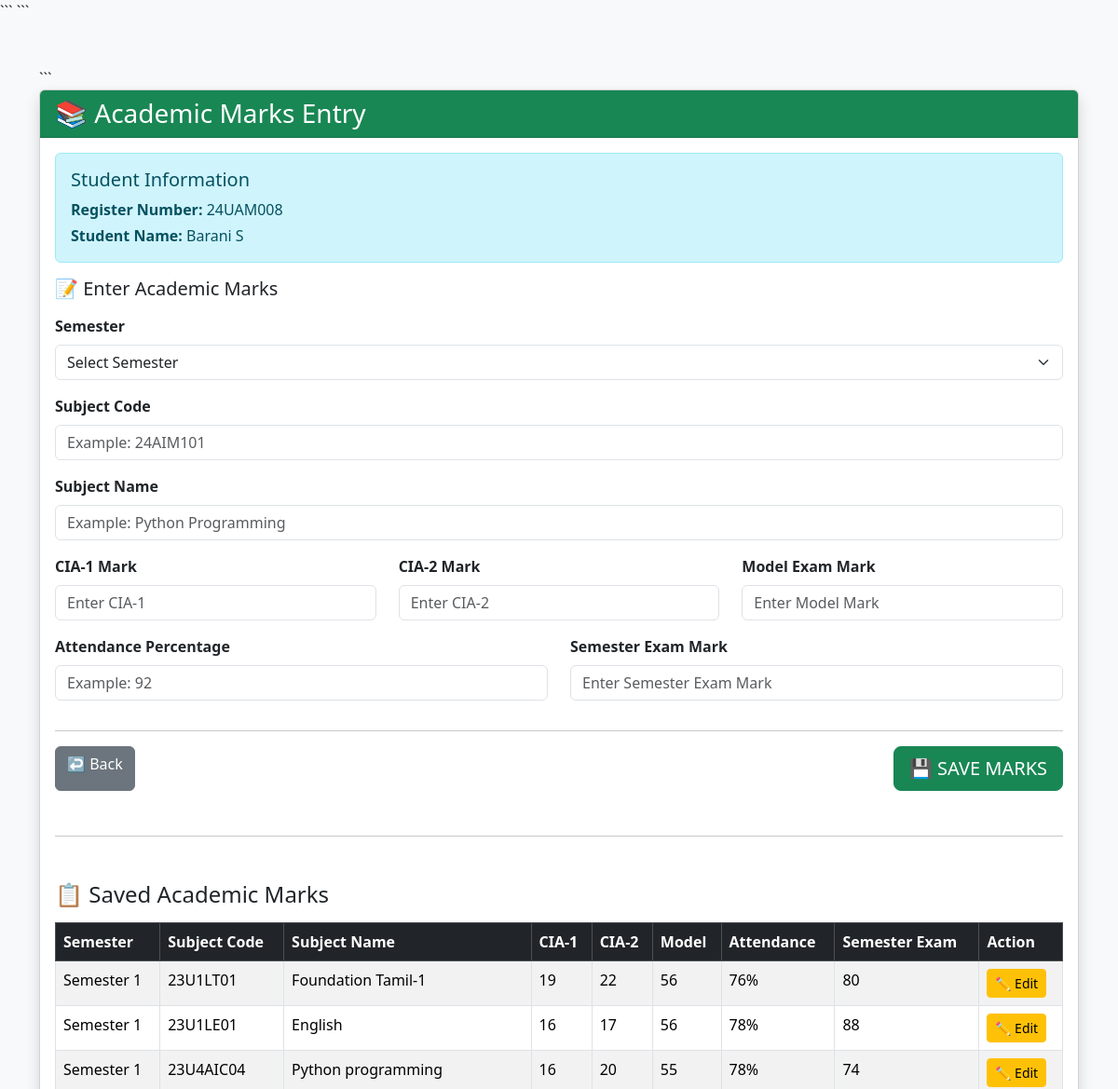
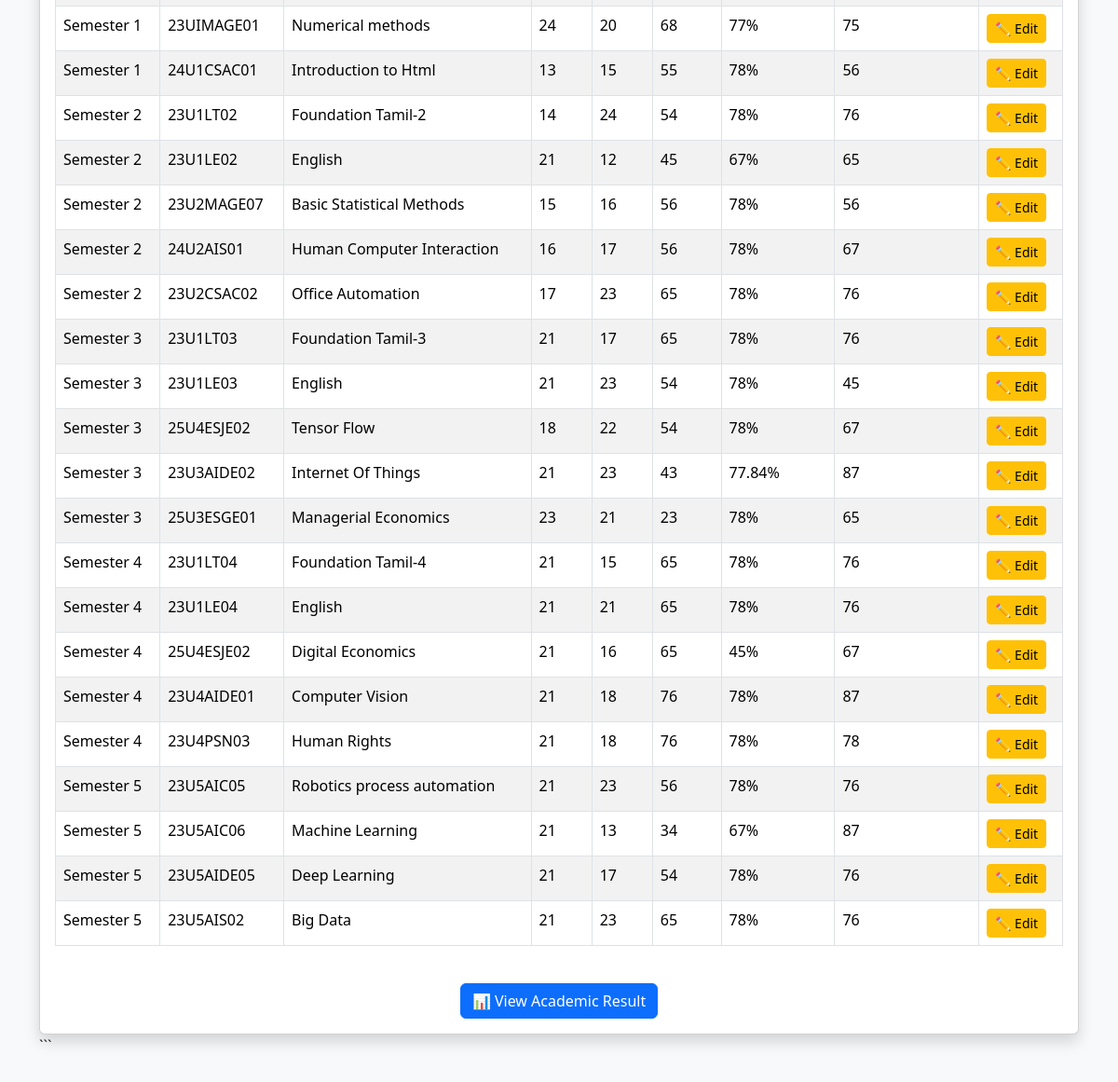
Screenshot of /academic_marks/24UAM008 with the database file from the repository (2 pictures, top to bottom).
### tables this page shows
CREATE TABLE students (
            id INTEGER PRIMARY KEY AUTOINCREMENT,
            register_no TEXT UNIQUE NOT NULL,
            student_name TEXT,
            father_name TEXT,
            father_contact TEXT,
            mother_name TEXT,
            mother_contact TEXT,
            gender TEXT,
            dob TEXT,
            student_contact TEXT,
            student_address TEXT,
            school_address TEXT,
            taluk TEXT,
            district TEXT,
            caste TEXT,
            community TEXT,
            twelth_mark TEXT,
            medium TEXT,
            pudhumai_penn TEXT
        );

CREATE TABLE academic_marks (
            id INTEGER PRIMARY KEY AUTOINCREMENT,
            register_no TEXT NOT NULL,
            semester INTEGER NOT NULL,
            subject_code TEXT NOT NULL,
            subject_name TEXT NOT NULL,
            cia1 TEXT,
            cia2 TEXT,
            model_mark TEXT,
            attendance TEXT,
            semester_exam TEXT,
            UNIQUE(register_no, semester, subject_code)
        );

### app.py (the view)
@app.route("/academic_marks/<register_no>")
def academic_marks(register_no):
    conn = get_db_connection()
    student = conn.execute("""
        SELECT *
        FROM students
        WHERE UPPER(TRIM(register_no))
              = UPPER(TRIM(?))
    """, (register_no,)).fetchone()
    marks = conn.execute("""
        SELECT *
        FROM academic_marks
        WHERE UPPER(TRIM(register_no))
              = UPPER(TRIM(?))
        ORDER BY semester ASC, id ASC
    """, (register_no,)).fetchall()
    conn.close()
    if not student:
        return render_template(
            "success.html",
            message="Student not found!"
        )
    return render_template(
        "academic_marks.html",
        student=student,
        marks=marks
    )

### app.py (called while the page is built)
def get_db_connection():
    conn = sqlite3.connect(DATABASE)
    conn.row_factory = sqlite3.Row
    return conn

### templates/academic_marks.html (shortened to what this page needs)
<!DOCTYPE html>
<html lang="en">
<head>
<link href="https://cdn.jsdelivr.net/npm/bootstrap@5.3.3/dist/css/bootstrap.min.css"
      rel="stylesheet">
```
</head>
<body class="bg-light">
<div class="container mt-5 mb-5">
```
<div class="card shadow">
    <div class="card-header bg-success text-white">
        <h3 class="mb-0">
            📚 Academic Marks Entry
        </h3>
    </div>
    <div class="card-body">
        <div class="alert alert-info">
            <h5>Student Information</h5>
            <p class="mb-1">
                <strong>Register Number:</strong>
                {{ student['register_no'] }}
            </p>
            <p class="mb-0">
                <strong>Student Name:</strong>
                {{ student['student_name'] }}
            </p>
        </div>
        <h5 class="mb-3">
            📝 Enter Academic Marks
        </h5>
        <form action="{{ url_for('save_academic_marks') }}"
              method="POST">
            <div class="mb-3">
                <label class="form-label">
                    <strong>Semester</strong>
                </label>
                <select name="semester"
                        class="form-select"
                        required>
                    <option value="">
                        Select Semester
                    </option>
                </select>
            </div>
            <div class="mb-3">
                <label class="form-label">
                    <strong>Subject Code</strong>
                </label>
                <input type="text"
                       name="subject_code"
                       class="form-control"
                       placeholder="Example: 24AIM101"
                       required>
            </div>
            <div class="mb-3">
                <label class="form-label">
                    <strong>Subject Name</strong>
                </label>
                <input type="text"
                       name="subject_name"
                       class="form-control"
                       placeholder="Example: Python Programming"
                       required>
            </div>
            <div class="row">
                <div class="col-md-4 mb-3">
                    <label class="form-label">
                        <strong>CIA-1 Mark</strong>
                    </label>
                    <input type="number"
                           name="cia1"
                           class="form-control"
                           min="0"
                           max="100"
                           placeholder="Enter CIA-1">
                </div>
                <div class="col-md-4 mb-3">
                    <label class="form-label">
                        <strong>CIA-2 Mark</strong>
                    </label>
                    <input type="number"
                           name="cia2"
                           class="form-control"
                           min="0"
                           max="100"
                           placeholder="Enter CIA-2">
                </div>
                <div class="col-md-4 mb-3">
                    <label class="form-label">
                        <strong>Model Exam Mark</strong>
                    </label>
                    <input type="number"
                           name="model_mark"
                           class="form-control"
                           min="0"
                           max="100"
                           placeholder="Enter Model Mark">
                </div>
                <div class="col-md-6 mb-3">
                    <label class="form-label">
                        <strong>Attendance Percentage</strong>
                    </label>
                    <input type="number"
                           name="attendance"
                           class="form-control"
                           min="0"
                           max="100"
                           step="0.01"
                           placeholder="Example: 92">
                </div>
                <div class="col-md-6 mb-3">
                    <label class="form-label">
                        <strong>Semester Exam Mark</strong>
                    </label>
                    <input type="number"
                           name="semester_exam"
                           class="form-control"
                           min="0"
                           max="100"
                           placeholder="Enter Semester Exam Mark">
                </div>
            </div>
            <hr>
            <div class="d-flex justify-content-between">
                <a href="{{ url_for('students') }}"
                   class="btn btn-secondary">
                    ↩️ Back
                </a>
                <button type="submit"
                        class="btn btn-success btn-lg">
                    💾 SAVE MARKS
                </button>
            </div>
        </form>
        <hr class="my-5">
        <h4 class="mb-3">
            📋 Saved Academic Marks
        </h4>
        {% if marks %}
        <div class="table-responsive">
            <table class="table table-bordered table-striped table-hover">
                <thead class="table-dark">
                    <tr>
                        <th>Semester</th>
                        <th>Subject Code</th>
                        <th>Subject Name</th>
                        <th>CIA-1</th>
                        <th>CIA-2</th>
                        <th>Model</th>
                        <th>Attendance</th>
                        <th>Semester Exam</th>
                        <th>Action</th>
                    </tr>
                </thead>
                <tbody>
                {% for mark in marks %}
                    <tr>
                        <td>
                            Semester {{ mark['semester'] }}
                        </td>
                        <td>
                            {{ mark['subject_code'] }}
                        </td>
                        <td>
                            {{ mark['subject_name'] }}
                        </td>
                        <td>
                            {{ mark['cia1'] }}
                        </td>
                        <td>
                            {{ mark['cia2'] }}
                        </td>
                        <td>
                            {{ mark['model_mark'] }}
                        </td>
                        <td>
                            {{ mark['attendance'] }}%
                        </td>
                        <td>
                            {{ mark['semester_exam'] }}
                        </td>
                        <td>
                            <a href="/edit_academic_marks/{{ mark['id'] }}"
                               class="btn btn-warning btn-sm">
                                ✏️ Edit
                            </a>
                        </td>
                    </tr>
                {% endfor %}
                </tbody>
            </table>
        </div>
        {% else %}
        <div class="alert alert-warning">
            No academic marks have been saved for this student yet.
        </div>
        {% endif %}
        <div class="text-center mt-4">
            <a href="/view_marks/{{ student['register_no'] }}"
               class="btn btn-primary">
                📊 View Academic Result
            </a>
        </div>
    </div>
</div>
```
</div>
</body>
</html>

### rows the page displays
students: register_no "24UAM008", student_name "Barani S"
academic_marks: semester "1", subject_code "23U1LT01", subject_name "Foundation Tamil-1", cia1 "19", cia2 "22", model_mark "56", attendance "76", semester_exam "80"
academic_marks: semester "1", subject_code "23U1LE01", subject_name "English", cia1 "16", cia2 "17", model_mark "56", attendance "78", semester_exam "88"
academic_marks: semester "1", subject_code "23U4AIC04", subject_name "Python programming", cia1 "16", cia2 "20", model_mark "55", attendance "78", semester_exam "74"
academic_marks: semester "1", subject_code "23UIMAGE01", subject_name "Numerical methods", cia1 "24", cia2 "20", model_mark "68", attendance "77", semester_exam "75"
academic_marks: semester "1", subject_code "24U1CSAC01", subject_name "Introduction to Html", cia1 "13", cia2 "15", model_mark "55", attendance "78", semester_exam "56"
academic_marks: semester "2", subject_code "23U1LT02", subject_name "Foundation Tamil-2", cia1 "14", cia2 "24", model_mark "54", attendance "78", semester_exam "76"
academic_marks: semester "2", subject_code "23U1LE02", subject_name "English", cia1 "21", cia2 "12", model_mark "45", attendance "67", semester_exam "65"
academic_marks: semester "2", subject_code "23U2MAGE07", subject_name "Basic Statistical Methods", cia1 "15", cia2 "16", model_mark "56", attendance "78", semester_exam "56"
academic_marks: semester "2", subject_code "24U2AIS01", subject_name "Human Computer Interaction", cia1 "16", cia2 "17", model_mark "56", attendance "78", semester_exam "67"
academic_marks: semester "2", subject_code "23U2CSAC02", subject_name "Office Automation", cia1 "17", cia2 "23", model_mark "65", attendance "78", semester_exam "76"
academic_marks: semester "3", subject_code "23U1LT03", subject_name "Foundation Tamil-3", cia1 "21", cia2 "17", model_mark "65", attendance "78", semester_exam "76"
academic_marks: semester "3", subject_code "23U1LE03", subject_name "English", cia1 "21", cia2 "23", model_mark "54", attendance "78", semester_exam "45"
academic_marks: semester "3", subject_code "25U4ESJE02", subject_name "Tensor Flow", cia1 "18", cia2 "22", model_mark "54", attendance "78", semester_exam "67"
academic_marks: semester "3", subject_code "23U3AIDE02", subject_name "Internet Of Things", cia1 "21", cia2 "23", model_mark "43", attendance "77.84", semester_exam "87"
academic_marks: semester "3", subject_code "25U3ESGE01", subject_name "Managerial Economics", cia1 "23", cia2 "21", model_mark "23", attendance "78", semester_exam "65"
academic_marks: semester "4", subject_code "23U1LT04", subject_name "Foundation Tamil-4", cia1 "21", cia2 "15", model_mark "65", attendance "78", semester_exam "76"
academic_marks: semester "4", subject_code "23U1LE04", subject_name "English", cia1 "21", cia2 "21", model_mark "65", attendance "78", semester_exam "76"
academic_marks: semester "4", subject_code "25U4ESJE02", subject_name "Digital Economics", cia1 "21", cia2 "16", model_mark "65", attendance "45", semester_exam "67"
academic_marks: semester "4", subject_code "23U4AIDE01", subject_name "Computer Vision", cia1 "21", cia2 "18", model_mark "76", attendance "78", semester_exam "87"
academic_marks: semester "4", subject_code "23U4PSN03", subject_name "Human Rights", cia1 "21", cia2 "18", model_mark "76", attendance "78", semester_exam "78"
academic_marks: semester "5", subject_code "23U5AIC05", subject_name "Robotics process automation", cia1 "21", cia2 "23", model_mark "56", attendance "78", semester_exam "76"
academic_marks: semester "5", subject_code "23U5AIC06", subject_name "Machine Learning", cia1 "21", cia2 "13", model_mark "34", attendance "67", semester_exam "87"
academic_marks: semester "5", subject_code "23U5AIDE05", subject_name "Deep Learning", cia1 "21", cia2 "17", model_mark "54", attendance "78", semester_exam "76"
academic_marks: semester "5", subject_code "23U5AIS02", subject_name "Big Data", cia1 "21", cia2 "23", model_mark "65", attendance "78", semester_exam "76"
